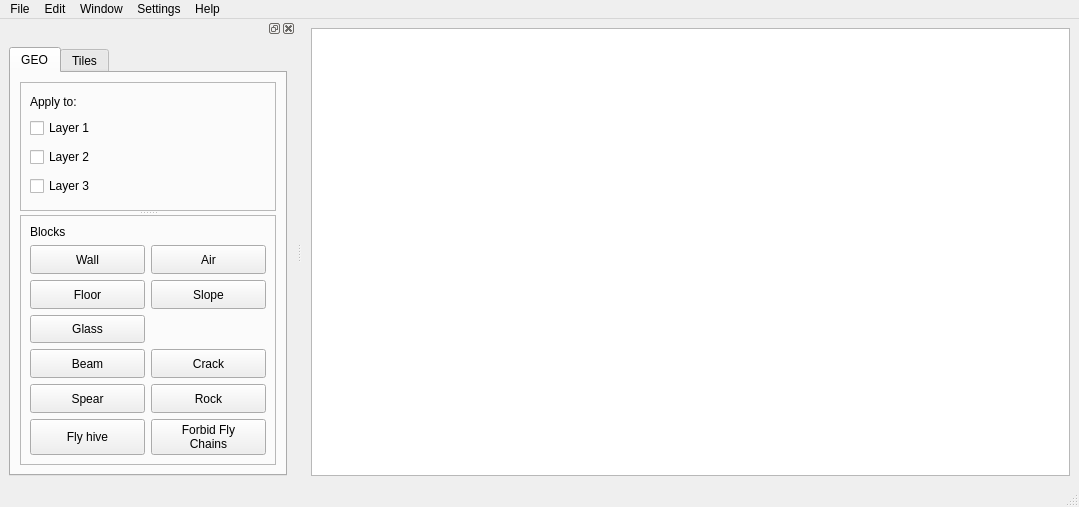
<?xml version="1.0" encoding="UTF-8"?>
<ui version="4.0">
 <class>MainWindow</class>
 <widget class="QMainWindow" name="MainWindow">
  <property name="geometry">
   <rect>
    <x>0</x>
    <y>0</y>
    <width>1079</width>
    <height>507</height>
   </rect>
  </property>
  <property name="windowTitle">
   <string>MainWindow</string>
  </property>
  <widget class="QWidget" name="centralwidget">
   <layout class="QGridLayout" name="gridLayout_4">
    <item row="1" column="0">
     <widget class="ViewPort" name="viewPort">
      <property name="locale">
       <locale language="English" country="UnitedStates"/>
      </property>
     </widget>
    </item>
   </layout>
  </widget>
  <widget class="QMenuBar" name="menubar">
   <property name="geometry">
    <rect>
     <x>0</x>
     <y>0</y>
     <width>1079</width>
     <height>33</height>
    </rect>
   </property>
   <widget class="QMenu" name="menuFile">
    <property name="title">
     <string>File</string>
    </property>
    <widget class="QMenu" name="menuRecent">
     <property name="title">
      <string>Recent...</string>
     </property>
     <property name="icon">
      <iconset theme="document-open-recent"/>
     </property>
    </widget>
    <addaction name="actionNew"/>
    <addaction name="actionOpen"/>
    <addaction name="actionClose"/>
    <addaction name="menuRecent"/>
    <addaction name="separator"/>
    <addaction name="actionSave"/>
    <addaction name="actionSave_As"/>
   </widget>
   <widget class="QMenu" name="menuEdit">
    <property name="title">
     <string>Edit</string>
    </property>
    <addaction name="actionUndo"/>
    <addaction name="actionRedo"/>
    <addaction name="separator"/>
    <addaction name="actionRender"/>
   </widget>
   <widget class="QMenu" name="menuWindow">
    <property name="title">
     <string>Window</string>
    </property>
   </widget>
   <widget class="QMenu" name="menuSettings">
    <property name="title">
     <string>Settings</string>
    </property>
    <addaction name="actionPreferences"/>
   </widget>
   <widget class="QMenu" name="menuHelp">
    <property name="title">
     <string>Help</string>
    </property>
    <addaction name="actionAbout"/>
    <addaction name="actionAbout_Qt"/>
    <addaction name="actionWiki_window"/>
   </widget>
   <addaction name="menuFile"/>
   <addaction name="menuEdit"/>
   <addaction name="menuWindow"/>
   <addaction name="menuSettings"/>
   <addaction name="menuHelp"/>
  </widget>
  <widget class="QStatusBar" name="statusbar"/>
  <widget class="QDockWidget" name="dockmode">
   <property name="locale">
    <locale language="English" country="UnitedStates"/>
   </property>
   <attribute name="dockWidgetArea">
    <number>1</number>
   </attribute>
   <widget class="QWidget" name="spacer">
    <layout class="QGridLayout" name="gridLayout_2">
     <item row="0" column="0">
      <widget class="QTabWidget" name="tabWidget">
       <property name="layoutDirection">
        <enum>Qt::LayoutDirection::LeftToRight</enum>
       </property>
       <property name="autoFillBackground">
        <bool>false</bool>
       </property>
       <property name="locale">
        <locale language="English" country="UnitedStates"/>
       </property>
       <property name="currentIndex">
        <number>0</number>
       </property>
       <widget class="QWidget" name="geo">
        <attribute name="title">
         <string>GEO</string>
        </attribute>
        <layout class="QGridLayout" name="gridLayout_3">
         <item row="2" column="0">
          <widget class="QSplitter" name="geoSplitter">
           <property name="orientation">
            <enum>Qt::Orientation::Vertical</enum>
           </property>
           <widget class="QFrame" name="frame">
            <property name="frameShape">
             <enum>QFrame::Shape::StyledPanel</enum>
            </property>
            <property name="frameShadow">
             <enum>QFrame::Shadow::Raised</enum>
            </property>
            <layout class="QVBoxLayout" name="verticalLayout">
             <item>
              <widget class="QLabel" name="apply_to_text">
               <property name="sizePolicy">
                <sizepolicy hsizetype="Preferred" vsizetype="Fixed">
                 <horstretch>0</horstretch>
                 <verstretch>0</verstretch>
                </sizepolicy>
               </property>
               <property name="text">
                <string>Apply to:</string>
               </property>
              </widget>
             </item>
             <item>
              <widget class="QCheckBox" name="geol1">
               <property name="sizePolicy">
                <sizepolicy hsizetype="Minimum" vsizetype="Fixed">
                 <horstretch>0</horstretch>
                 <verstretch>3</verstretch>
                </sizepolicy>
               </property>
               <property name="text">
                <string>Layer 1</string>
               </property>
              </widget>
             </item>
             <item>
              <widget class="QCheckBox" name="geol2">
               <property name="sizePolicy">
                <sizepolicy hsizetype="Minimum" vsizetype="Fixed">
                 <horstretch>0</horstretch>
                 <verstretch>3</verstretch>
                </sizepolicy>
               </property>
               <property name="text">
                <string>Layer 2</string>
               </property>
              </widget>
             </item>
             <item>
              <widget class="QCheckBox" name="geol3">
               <property name="sizePolicy">
                <sizepolicy hsizetype="Minimum" vsizetype="Fixed">
                 <horstretch>0</horstretch>
                 <verstretch>3</verstretch>
                </sizepolicy>
               </property>
               <property name="text">
                <string>Layer 3</string>
               </property>
              </widget>
             </item>
            </layout>
           </widget>
           <widget class="QFrame" name="frame_2">
            <property name="sizePolicy">
             <sizepolicy hsizetype="Preferred" vsizetype="Preferred">
              <horstretch>0</horstretch>
              <verstretch>0</verstretch>
             </sizepolicy>
            </property>
            <property name="frameShape">
             <enum>QFrame::Shape::StyledPanel</enum>
            </property>
            <property name="frameShadow">
             <enum>QFrame::Shadow::Raised</enum>
            </property>
            <layout class="QVBoxLayout" name="verticalLayout_2">
             <property name="sizeConstraint">
              <enum>QLayout::SizeConstraint::SetMinimumSize</enum>
             </property>
             <item>
              <widget class="QLabel" name="label_2">
               <property name="sizePolicy">
                <sizepolicy hsizetype="Preferred" vsizetype="Fixed">
                 <horstretch>0</horstretch>
                 <verstretch>0</verstretch>
                </sizepolicy>
               </property>
               <property name="text">
                <string>Blocks</string>
               </property>
              </widget>
             </item>
             <item>
              <layout class="QGridLayout" name="geoItems">
               <property name="sizeConstraint">
                <enum>QLayout::SizeConstraint::SetDefaultConstraint</enum>
               </property>
               <item row="6" column="0">
                <widget class="QPushButton" name="geoSpear">
                 <property name="sizePolicy">
                  <sizepolicy hsizetype="Preferred" vsizetype="Preferred">
                   <horstretch>0</horstretch>
                   <verstretch>0</verstretch>
                  </sizepolicy>
                 </property>
                 <property name="locale">
                  <locale language="English" country="UnitedStates"/>
                 </property>
                 <property name="text">
                  <string>Spear</string>
                 </property>
                </widget>
               </item>
               <item row="3" column="0">
                <widget class="QPushButton" name="geoFloor">
                 <property name="sizePolicy">
                  <sizepolicy hsizetype="Preferred" vsizetype="Preferred">
                   <horstretch>0</horstretch>
                   <verstretch>0</verstretch>
                  </sizepolicy>
                 </property>
                 <property name="locale">
                  <locale language="English" country="UnitedStates"/>
                 </property>
                 <property name="text">
                  <string>Floor</string>
                 </property>
                 <property name="autoRepeat">
                  <bool>false</bool>
                 </property>
                </widget>
               </item>
               <item row="2" column="0">
                <widget class="QPushButton" name="geoWall">
                 <property name="sizePolicy">
                  <sizepolicy hsizetype="Preferred" vsizetype="Preferred">
                   <horstretch>0</horstretch>
                   <verstretch>0</verstretch>
                  </sizepolicy>
                 </property>
                 <property name="locale">
                  <locale language="English" country="UnitedStates"/>
                 </property>
                 <property name="text">
                  <string>Wall</string>
                 </property>
                 <property name="iconSize">
                  <size>
                   <width>16</width>
                   <height>16</height>
                  </size>
                 </property>
                 <property name="checkable">
                  <bool>false</bool>
                 </property>
                </widget>
               </item>
               <item row="7" column="0">
                <widget class="QPushButton" name="geoHive">
                 <property name="sizePolicy">
                  <sizepolicy hsizetype="Preferred" vsizetype="Preferred">
                   <horstretch>0</horstretch>
                   <verstretch>0</verstretch>
                  </sizepolicy>
                 </property>
                 <property name="locale">
                  <locale language="English" country="UnitedStates"/>
                 </property>
                 <property name="text">
                  <string>Fly hive</string>
                 </property>
                </widget>
               </item>
               <item row="4" column="0">
                <widget class="QPushButton" name="geoGlass">
                 <property name="sizePolicy">
                  <sizepolicy hsizetype="Preferred" vsizetype="Preferred">
                   <horstretch>0</horstretch>
                   <verstretch>0</verstretch>
                  </sizepolicy>
                 </property>
                 <property name="locale">
                  <locale language="English" country="UnitedStates"/>
                 </property>
                 <property name="text">
                  <string>Glass</string>
                 </property>
                </widget>
               </item>
               <item row="5" column="1">
                <widget class="QPushButton" name="geoCrack">
                 <property name="sizePolicy">
                  <sizepolicy hsizetype="Preferred" vsizetype="Preferred">
                   <horstretch>0</horstretch>
                   <verstretch>0</verstretch>
                  </sizepolicy>
                 </property>
                 <property name="locale">
                  <locale language="English" country="UnitedStates"/>
                 </property>
                 <property name="text">
                  <string>Crack</string>
                 </property>
                </widget>
               </item>
               <item row="7" column="1">
                <widget class="QPushButton" name="geoForbidChains">
                 <property name="sizePolicy">
                  <sizepolicy hsizetype="Preferred" vsizetype="Preferred">
                   <horstretch>0</horstretch>
                   <verstretch>0</verstretch>
                  </sizepolicy>
                 </property>
                 <property name="locale">
                  <locale language="English" country="UnitedStates"/>
                 </property>
                 <property name="text">
                  <string>Forbid Fly
Chains</string>
                 </property>
                </widget>
               </item>
               <item row="5" column="0">
                <widget class="QPushButton" name="geoBeam">
                 <property name="sizePolicy">
                  <sizepolicy hsizetype="Preferred" vsizetype="Preferred">
                   <horstretch>0</horstretch>
                   <verstretch>0</verstretch>
                  </sizepolicy>
                 </property>
                 <property name="locale">
                  <locale language="English" country="UnitedStates"/>
                 </property>
                 <property name="text">
                  <string>Beam</string>
                 </property>
                </widget>
               </item>
               <item row="2" column="1">
                <widget class="QPushButton" name="geoAir">
                 <property name="sizePolicy">
                  <sizepolicy hsizetype="Preferred" vsizetype="Preferred">
                   <horstretch>0</horstretch>
                   <verstretch>0</verstretch>
                  </sizepolicy>
                 </property>
                 <property name="locale">
                  <locale language="English" country="UnitedStates"/>
                 </property>
                 <property name="text">
                  <string>Air</string>
                 </property>
                </widget>
               </item>
               <item row="6" column="1">
                <widget class="QPushButton" name="geoRock">
                 <property name="sizePolicy">
                  <sizepolicy hsizetype="Preferred" vsizetype="Preferred">
                   <horstretch>0</horstretch>
                   <verstretch>0</verstretch>
                  </sizepolicy>
                 </property>
                 <property name="locale">
                  <locale language="English" country="UnitedStates"/>
                 </property>
                 <property name="text">
                  <string>Rock</string>
                 </property>
                </widget>
               </item>
               <item row="3" column="1">
                <widget class="QPushButton" name="geoSlope">
                 <property name="sizePolicy">
                  <sizepolicy hsizetype="Preferred" vsizetype="Preferred">
                   <horstretch>0</horstretch>
                   <verstretch>0</verstretch>
                  </sizepolicy>
                 </property>
                 <property name="locale">
                  <locale language="English" country="UnitedStates"/>
                 </property>
                 <property name="text">
                  <string>Slope</string>
                 </property>
                </widget>
               </item>
              </layout>
             </item>
            </layout>
           </widget>
          </widget>
         </item>
        </layout>
       </widget>
       <widget class="QWidget" name="tiles">
        <attribute name="title">
         <string>Tiles</string>
        </attribute>
        <layout class="QGridLayout" name="gridLayout">
         <item row="0" column="0">
          <widget class="QSplitter" name="splitter">
           <property name="orientation">
            <enum>Qt::Orientation::Vertical</enum>
           </property>
           <widget class="QTableView" name="tableView"/>
          </widget>
         </item>
        </layout>
       </widget>
      </widget>
     </item>
    </layout>
   </widget>
  </widget>
  <action name="actionOpen">
   <property name="icon">
    <iconset theme="document-open"/>
   </property>
   <property name="text">
    <string>Open</string>
   </property>
   <property name="shortcut">
    <string>Ctrl+O</string>
   </property>
  </action>
  <action name="actionNew">
   <property name="icon">
    <iconset theme="document-new"/>
   </property>
   <property name="text">
    <string>New</string>
   </property>
   <property name="toolTip">
    <string>New level</string>
   </property>
   <property name="shortcut">
    <string>Ctrl+N</string>
   </property>
  </action>
  <action name="actionClose">
   <property name="icon">
    <iconset theme="application-exit"/>
   </property>
   <property name="text">
    <string>Close</string>
   </property>
   <property name="menuRole">
    <enum>QAction::MenuRole::QuitRole</enum>
   </property>
  </action>
  <action name="actionlevel1">
   <property name="text">
    <string>level1</string>
   </property>
  </action>
  <action name="actionUndo">
   <property name="icon">
    <iconset theme="edit-undo"/>
   </property>
   <property name="text">
    <string>Undo</string>
   </property>
   <property name="shortcut">
    <string>Ctrl+Z</string>
   </property>
  </action>
  <action name="actionSave">
   <property name="icon">
    <iconset theme="document-save"/>
   </property>
   <property name="text">
    <string>Save</string>
   </property>
   <property name="toolTip">
    <string>Save the level</string>
   </property>
   <property name="shortcut">
    <string>Ctrl+S</string>
   </property>
  </action>
  <action name="actionSave_As">
   <property name="icon">
    <iconset theme="document-save-as"/>
   </property>
   <property name="text">
    <string>Save As...</string>
   </property>
   <property name="shortcut">
    <string>Ctrl+Shift+S</string>
   </property>
  </action>
  <action name="actionRedo">
   <property name="icon">
    <iconset theme="edit-redo"/>
   </property>
   <property name="text">
    <string>Redo</string>
   </property>
   <property name="shortcut">
    <string>Ctrl+U, Ctrl+Shift+Z</string>
   </property>
  </action>
  <action name="actionAbout">
   <property name="icon">
    <iconset theme="help-about"/>
   </property>
   <property name="text">
    <string>About</string>
   </property>
   <property name="menuRole">
    <enum>QAction::MenuRole::AboutRole</enum>
   </property>
  </action>
  <action name="actionWiki_window">
   <property name="checkable">
    <bool>true</bool>
   </property>
   <property name="text">
    <string>Wiki window</string>
   </property>
  </action>
  <action name="actionAbout_Qt">
   <property name="icon">
    <iconset theme="help-about"/>
   </property>
   <property name="text">
    <string>About Qt</string>
   </property>
   <property name="menuRole">
    <enum>QAction::MenuRole::AboutQtRole</enum>
   </property>
  </action>
  <action name="actionRender">
   <property name="text">
    <string>Render</string>
   </property>
   <property name="shortcut">
    <string>Ctrl+R</string>
   </property>
  </action>
  <action name="actionPreferences">
   <property name="icon">
    <iconset theme="document-properties"/>
   </property>
   <property name="text">
    <string>Preferences</string>
   </property>
   <property name="menuRole">
    <enum>QAction::MenuRole::PreferencesRole</enum>
   </property>
  </action>
 </widget>
 <customwidgets>
  <customwidget>
   <class>ViewPort</class>
   <extends>QGraphicsView</extends>
   <header>RWESharpWidgets.h</header>
  </customwidget>
 </customwidgets>
 <tabstops>
  <tabstop>tabWidget</tabstop>
  <tabstop>tableView</tabstop>
 </tabstops>
 <resources/>
 <connections/>
</ui>
